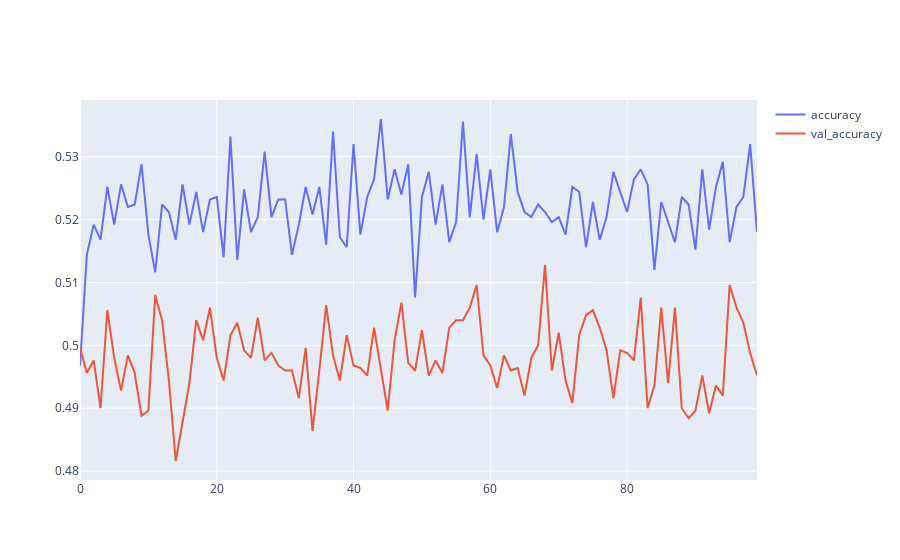
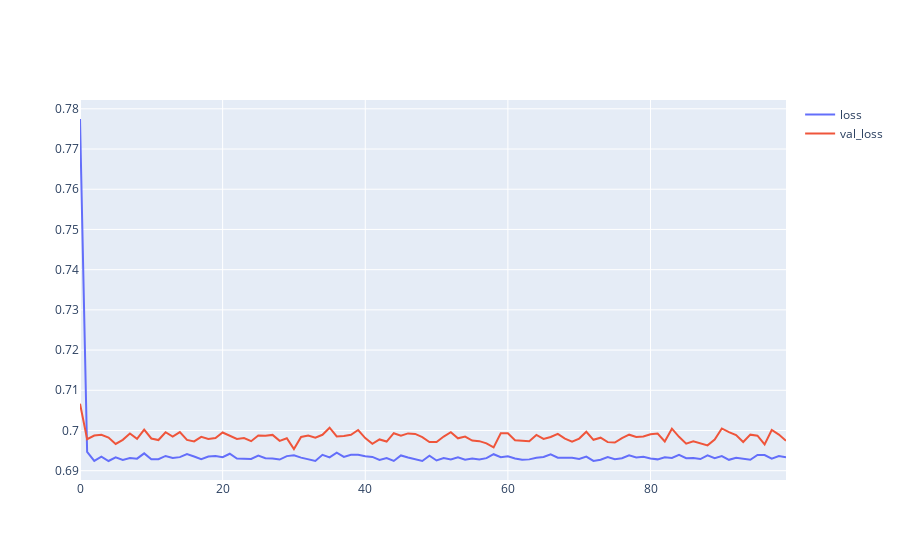

Notebook source saved alongside these figures, in order:
### Code cell
def draw_history(r):
    fig = go.Figure()
    fig.add_trace(go.Scatter(x=r.epoch, y=r.history['accuracy'], name='accuracy'))
    fig.add_trace(go.Scatter(x=r.epoch, y=r.history['val_accuracy'], name='val_accuracy'))
    fig.show()

    fig = go.Figure()
    fig.add_trace(go.Scatter(x=r.epoch, y=r.history['loss'], name='loss'))
    fig.add_trace(go.Scatter(x=r.epoch, y=r.history['val_loss'], name='val_loss'))
    fig.show()


draw_history(r)
